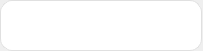
<?xml version="1.0" encoding="UTF-8"?>
<ui version="4.0">
 <class>Message_chat</class>
 <widget class="QWidget" name="Message_chat">
  <property name="geometry">
   <rect>
    <x>0</x>
    <y>0</y>
    <width>203</width>
    <height>51</height>
   </rect>
  </property>
  <property name="windowTitle">
   <string>Form</string>
  </property>
  <property name="styleSheet">
   <string notr="true"/>
  </property>
  <widget class="QLabel" name="message_recv">
   <property name="geometry">
    <rect>
     <x>0</x>
     <y>0</y>
     <width>202</width>
     <height>51</height>
    </rect>
   </property>
   <property name="styleSheet">
    <string notr="true">background-color: #FFFFFF;     /* white bubble */
    border: 1px solid #E0E0E0;     /* light gray outline */
    border-radius: 12px;           /* round corners */
    color: #212121;                /* dark text */
    font-size: 16px;
qproperty-wordWrap: true;
/* wrap once the text exceeds this width */
    min-width: 80px;     /* never get narrower than 80px */
    min-height: 24px;    /* never shorter than a line of text */
    max-width: 200px;    /* wrap beyond ~200px */</string>
   </property>
   <property name="text">
    <string/>
   </property>
   <property name="wordWrap">
    <bool>true</bool>
   </property>
  </widget>
 </widget>
 <resources/>
 <connections/>
</ui>
